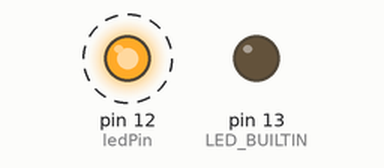
A sketch run on a simulated Arduino Uno, built with avr-gcc and run on an emulated ATmega328P. Parts: output pins drawn as LEDs (lit = HIGH). Dashed ring = blinking. What the sketch prints to the serial monitor is not drawn.

Above: at 0.5 s.
Timing chart, 0 to 4.6 s (numbered marks = the images above):
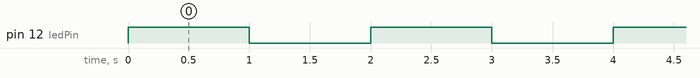

Measured:
- by itself, pin 12 (ledPin): alternates HIGH for 1.0 s and LOW for 1.0 s

The sketch:

blinkyEasy.ino
```cpp
// Project Link: https://www.arduino.cc/en/Tutorial/BuiltInExamples/Blink

/// Macros
#define USE_ONBOARD_LED false

/// Globals
int ledPin = 12;

/// Our Routines
void blinkLed(int pin)
{
	digitalWrite(pin, HIGH);   // turn the LED on (HIGH is the voltage level)
	delay(1000);               // wait for a second aka do useless work to occupy the processor
	digitalWrite(pin, LOW);    // turn the LED off by making the voltage LOW
	delay(1000);               // wait for a second aka do useless work to occupy the processor

	return;
}

/// Arduino IDE Default Routines
void setup(void)
{
	//NOTE(): Configures GPIO(General Purpose Input Output) pin
	pinMode(LED_BUILTIN, OUTPUT);
	pinMode(ledPin, OUTPUT);

	//NOTE(): make sure computer your connected to
	//        uses the same baud rate(9600).
	Serial.begin(9600);
}

void loop(void)
{
	// put your main code here, to run repeatedly:
	Serial.println("blinking...");
	#if USE_ONBOARD_LED
	blinkLed(LED_BUILTIN);
	#else
	blinkLed(ledPin);
	#endif
}
```
